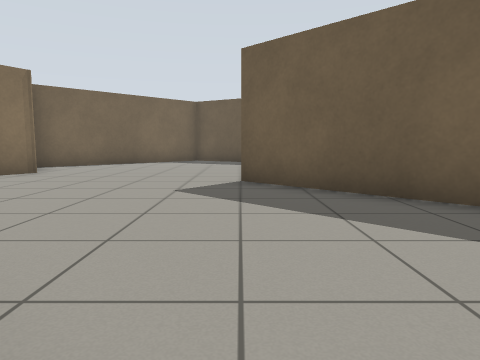
[1] (above)

22 first-person views from a walk through a Gazebo world. The camera is 0.72 m above the floor, tilts 6° down and sees 70° across. The floor is counted in squares, 1 m on a side. Each view is taken from the middle of a square. On the plan, view 1 faces up. The plan holds only what a view shows up to about 11 squares ahead; the rest is blank.

[2]
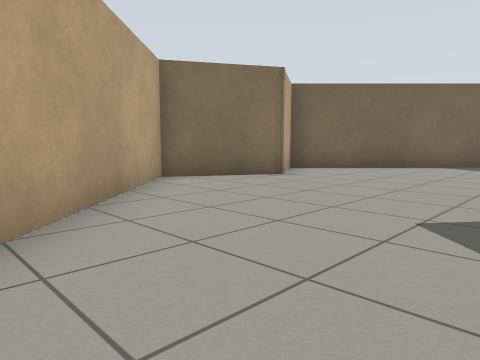

[3]
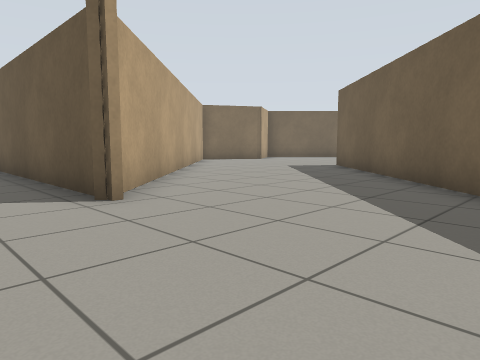

[4]
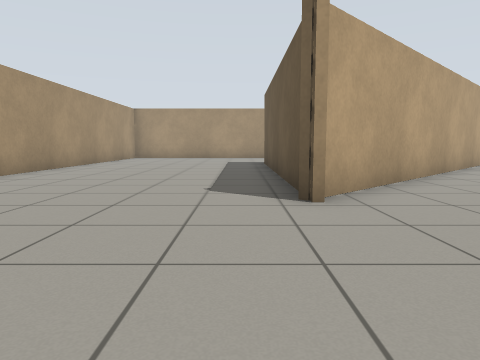

[5]
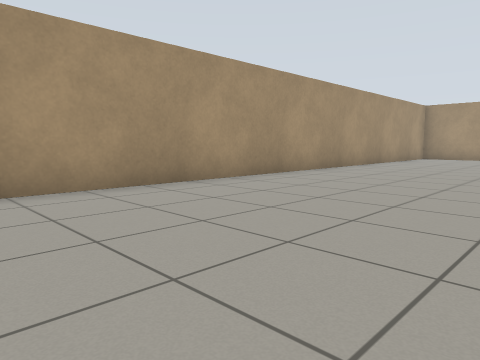

[6]
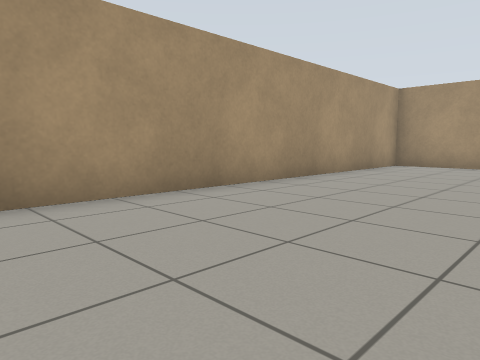

[7]
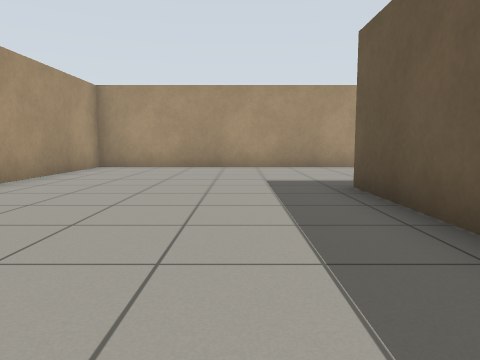

[8]
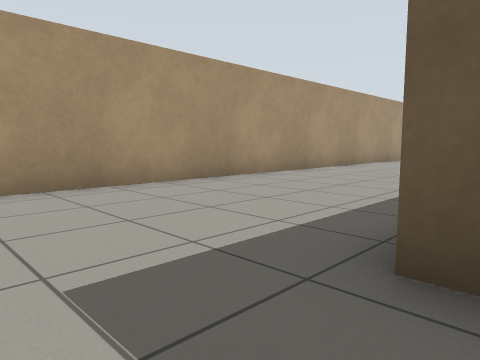

[9]
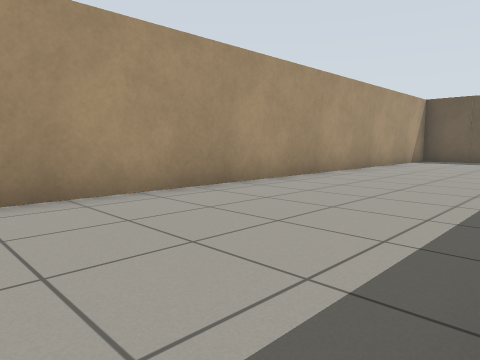

[10]
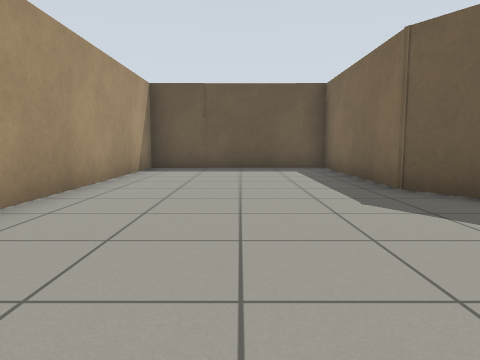

[11]
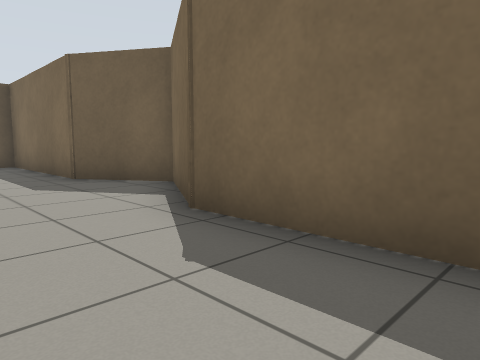

[12]
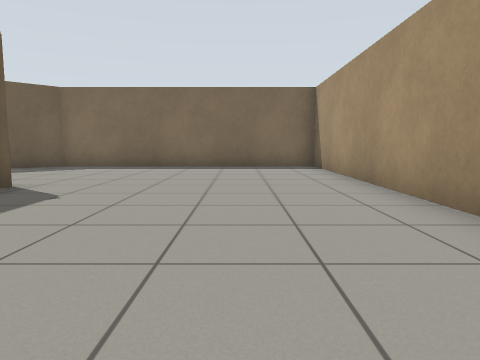

[13]
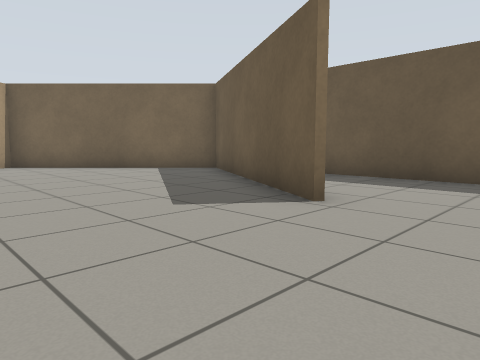

[14]
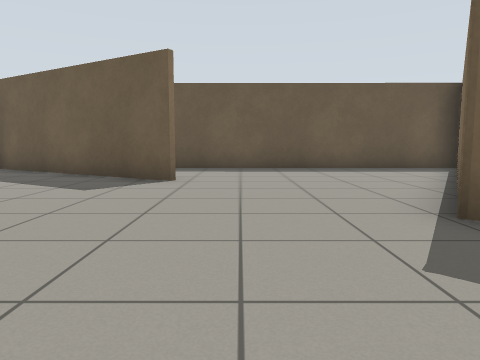

[15]
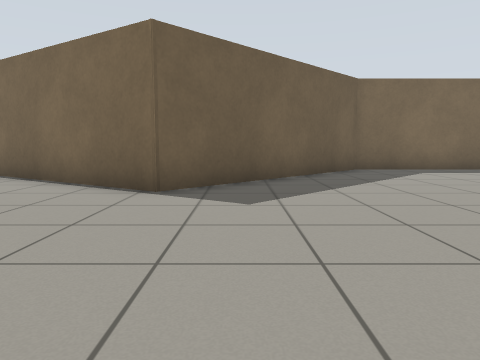

[16]
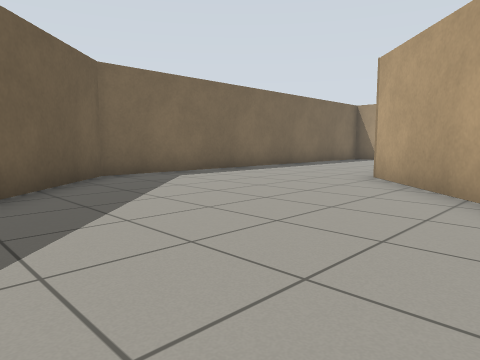

[17]
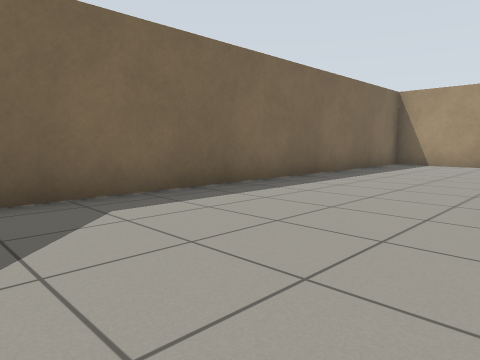

[18]
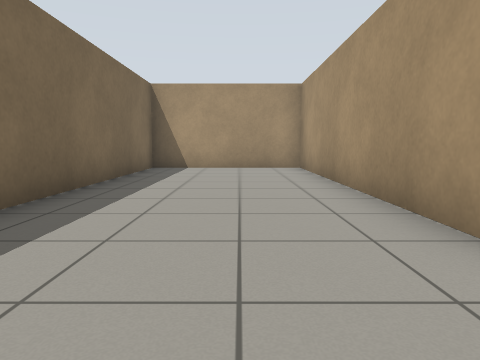

[19]
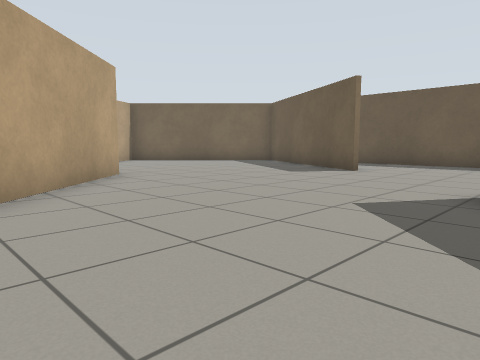

[20]
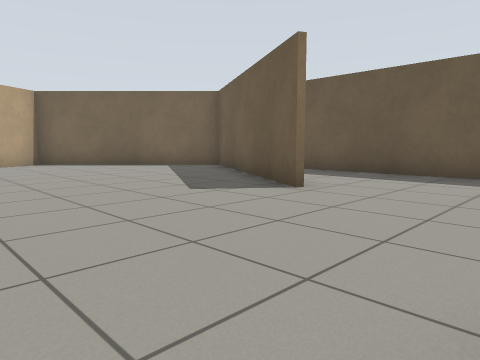

[21]
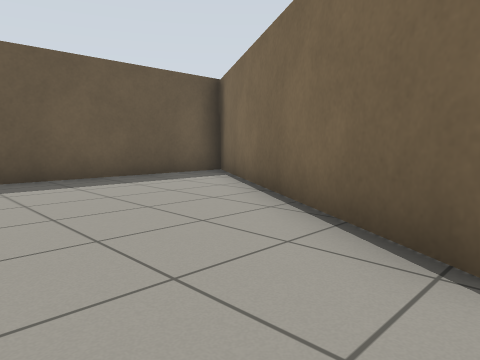

[22]
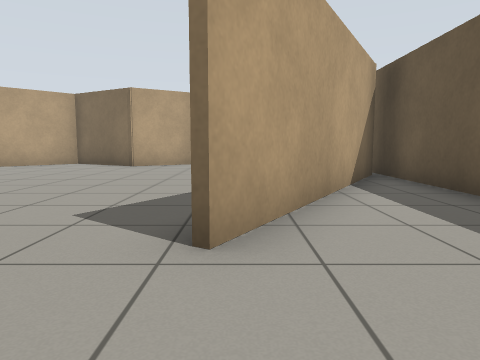

### Floor plan
Points are (right, up) in squares from view 1. A wall is a line through its corners. A room is listed if a view was taken in it or the views show most of it. See-through windows are left out.
Room 1 (views 1, 2, 3, 4, 5, 6, 7, 8, 9, 10, 11, 12, 13, 14, 15, 16, 17, 18, 19, 20, 21, 22)
walls: (0.1, 6.8) (3.1, 3.8); (4.8, 2.1) (7.2, -0.3) (7.2, -8.5); (1.9, -2.1) (-6.7, -2.1); (-6.7, 3.4) (-6.7, 6.1) (-5.3, 8.5) (-6.4, 10.4) (-6.4, 15.3) (-11.7, 15.4) (-11.7, -8.4) (11.6, -8.4) (11.6, 3.8) (7.1, 8.3) (11.5, 15.3) (-2.7, 15.3); (3.7, 11.6) (-1.9, 14.9) (-6.3, 10.4) (-5.1, 8.5) (-6.5, 6.1) (1.5, -1.9); (-1.9, 15.1) (3.8, 11.7); (7, -8.5) (7, -0.3) (0, 6.7)

Where each view was taken, in squares from view 1:
view 1: 0 up, 0 right, facing up
view 2: 2 up, 0 right, facing up-left
view 3: 4 down, 6 right, facing up-left
view 4: 3 down, 6 right, facing left
view 5: 3 down, 6 right, facing down-left
view 6: 4 down, 0 right, facing down-left
view 7: 4 down, 1 left, facing left
view 8: 4 down, 6 left, facing up-left
view 9: 0 up, 7 left, facing up-left
view 10: 5 up, 9 left, facing up
view 11: 3 up, 9 left, facing up-right
view 12: 6 down, 4 left, facing right
view 13: 8 up, 6 right, facing up-left
view 14: 5 up, 5 right, facing up
view 15: 7 up, 2 right, facing right
view 16: 7 up, 4 right, facing down-right
view 17: 4 up, 7 right, facing down-right
view 18: 2 up, 9 right, facing down
view 19: 3 up, 8 right, facing up-left
view 20: 7 up, 7 right, facing up-left
view 21: 8 up, 5 right, facing up-right
view 22: 12 up, 6 right, facing left
